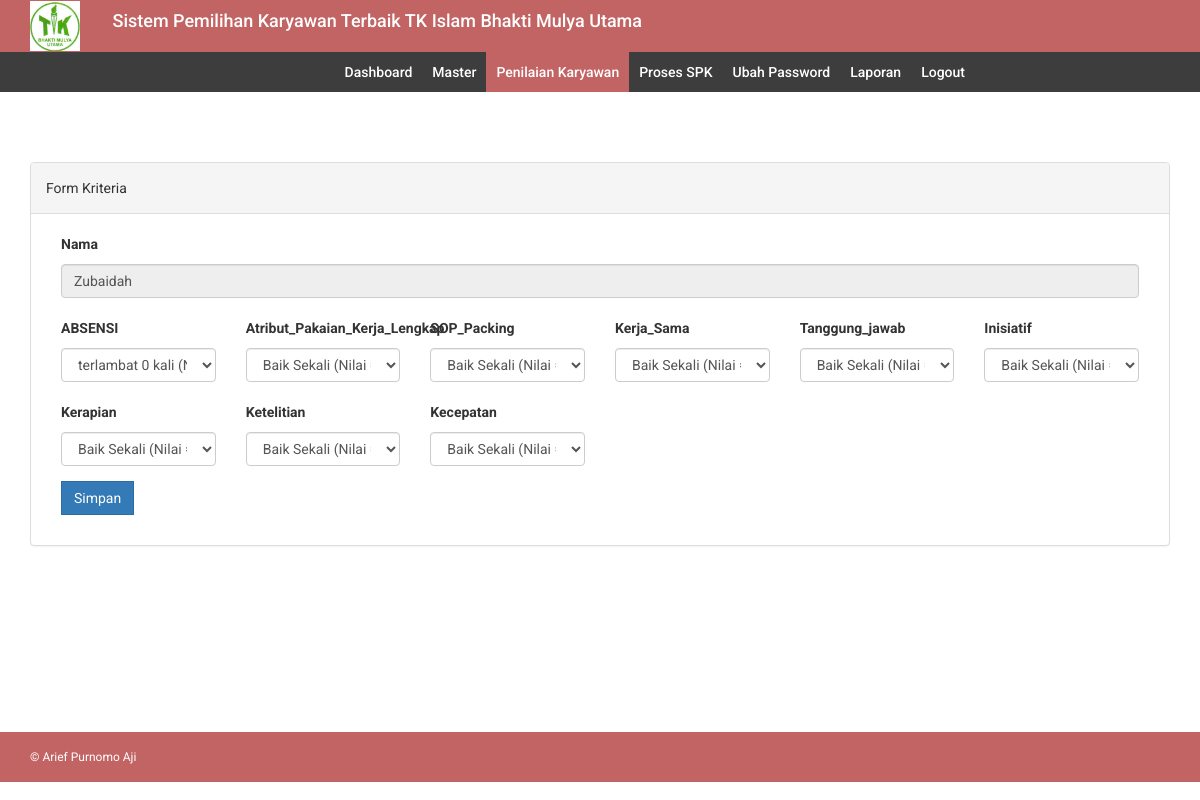
The app's page /edit_tpa.php?id=5 (signed in) with its own data.
### tables this page shows
CREATE TABLE `hasil_tpa` (
  `id_test` int(11) NOT NULL,
  `id_calon_kr` int(11) DEFAULT NULL,
  `ABSENSI` float(10,2) DEFAULT NULL,
  `Atribut_Pakaian_Kerja_Lengkap` float(10,2) NOT NULL,
  `SOP_Packing` float(10,2) DEFAULT NULL,
  `Kerja_Sama` float(10,2) DEFAULT NULL,
  `Tanggung_jawab` float(10,2) DEFAULT NULL,
  `Inisiatif` float(10,2) DEFAULT NULL,
  `Kerapian` float(10,2) DEFAULT NULL,
  `Ketelitian` float(10,2) DEFAULT NULL,
  `Kecepatan` float(10,2) DEFAULT NULL
);

CREATE TABLE `karyawan` (
  `id_calon_kr` int(11) NOT NULL,
  `NIK` varchar(100) NOT NULL,
  `nama` varchar(200) NOT NULL,
  `jeniskelamin` varchar(10) NOT NULL,
  `alamat` varchar(200) NOT NULL,
  `telepon` varchar(13) NOT NULL,
  `foto` varchar(200) NOT NULL,
  `ttl` date NOT NULL,
  `TempatLahir` varchar(200) NOT NULL,
  `PendidikanTerakhir` varchar(100) NOT NULL,
  `Jabatan` varchar(100) NOT NULL,
  `TglBergabung` date NOT NULL,
  `skill` varchar(200) DEFAULT NULL,
  `pengalaman` varchar(200) DEFAULT NULL
);

CREATE TABLE `kriteria` (
  `id_kriteria` int(11) NOT NULL,
  `kriteria` varchar(32) DEFAULT NULL,
  `bobot` float(5,2) DEFAULT NULL,
  `type` varchar(12) DEFAULT NULL
);

CREATE TABLE `sub_kriteria` (
  `id_subkriteria` int(11) NOT NULL,
  `id_kriteria` int(11) NOT NULL,
  `subkriteria` varchar(255) NOT NULL,
  `nilai` float(10,2) NOT NULL
);

### db/db_config.php (called while the page is built, shortened)
<?php
	class database extends PDO{
		protected $dsn = 'mysql:host=localhost;dbname=db_spk';
		protected $dsu = 'root';
		protected $dsp = '';
		private $cmd = '';
		function __construct(){
			try {
				$this->db = new PDO($this->dsn,$this->dsu,$this->dsp);
			} catch (PDOException $e) {
				echo $e->getMessage();
			}
		}
		function select($c,$t){
			$this->cmd = "select $c from $t";
			return $this;
		}
		function where($params){
			$this->cmd .= " where $params";
			return $this;
		}
		function get(){
			$q = $this->db->prepare($this->cmd);
			$q->execute();
			return $q->fetchAll();
		}
		function getnamesubkriteria($subkriteria)
		{
			foreach ($this->select('subkriteria','sub_kriteria')->where("id_subkriteria='$subkriteria'")->get() as $value) {
        		return $value[0];
            }
		}
	}
?>

### edit_tpa.php (the view, shortened to what this page needs)
<?php include 'header.php';?>
<?php include 'menu.php';?>
<div class="content-wrapper">
    <div class="container">
        <div class="row">
            <div class="col-md-12">
            <br/>
              <div class="panel panel-default">
                  <div class="panel-heading">
                    Form Kriteria
                  </div>
                  <div class="panel-body">
                      <form method="post" action="update_tpa.php">
                          <?php foreach ($db->select('hasil_tpa.*,karyawan.id_calon_kr,karyawan.nama','hasil_tpa,karyawan')->where('hasil_tpa.id_calon_kr=karyawan.id_calon_kr and hasil_tpa.id_calon_kr='.$_GET['id'])->get() as $data): ?>
                                <div class="form-group col-md-12">
                                  <label for="nama">Nama</label>
                                  <input type="text" class="form-control" id="nama" name="nama" value="<?= $data['nama']?>" readonly>
                              </div>
                              <?php foreach ($db->select('id_kriteria,kriteria','kriteria')->get() as $r): ?>
	                          <div class="form-group col-md-2">
	                              <label><?= $r['kriteria']?></label>
                                <select required class="form-control" name="kriteria[]">
                                <?php  foreach ($db->select('*','sub_kriteria')->where('id_kriteria = '.$r['id_kriteria'].'')->get() as $val): ?>
                                <option value="<?= $val['id_subkriteria']?>"
                                <?php if($db->getnamesubkriteria($data[$r['kriteria']]) == $val['subkriteria']) { echo ' selected="selected"'; } ?>
                                ><?= $val['subkriteria'] ?> (Nilai = <?= $val['nilai'] ?>)</option>
                                <?php endforeach ?>
                                </select>
	                          </div>
	                          <?php endforeach ?>
                          <?php endforeach ?>
                          <div class="form-group col-md-12">
                              <button class="btn btn-primary">Simpan</button>
                          </div>
                      </form>
                  </div>
              </div>
            </div>
        </div>
        </div>
    </div>
<?php include 'footer.php';?>

### assets/css/style.css (style rules this page uses)
body { font-family: 'Roboto', sans-serif; line-height: 30px; }
.content-wrapper { margin-top: 40px; min-height: 600px; padding-bottom: 60px; }
.btn { border-radius: 0px; -webkit-border-radius: 0px; -moz-border-radius: 0px; }

### records on screen
hasil_tpa: nama "Zubaidah"
kriteria: kriteria "ABSENSI", kriteria.subkriteria "terlambat 0 kali (Nilai = 10.00)"
kriteria: kriteria "Atribut_Pakaian_Kerja_Lengkap", kriteria.subkriteria "Baik Sekali (Nilai = 5.00)"
kriteria: kriteria "SOP_Packing"
kriteria: kriteria "Kerja_Sama"
kriteria: kriteria "Tanggung_jawab"
kriteria: kriteria "Inisiatif"
kriteria: kriteria "Kerapian"
kriteria: kriteria "Ketelitian"
kriteria: kriteria "Kecepatan"

### other values on screen
form field value "Baik Sekali (Nilai = 5.00)"
